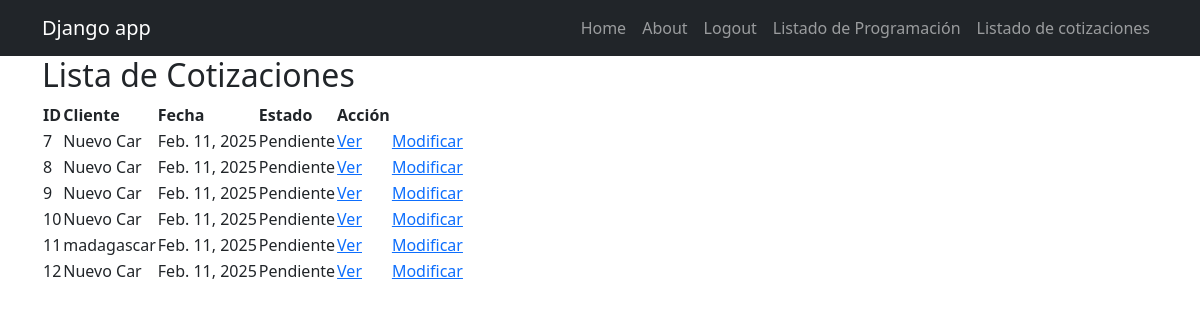
The page /cotizaciones/cotizaciones/ (signed in) on the database as committed earlier.
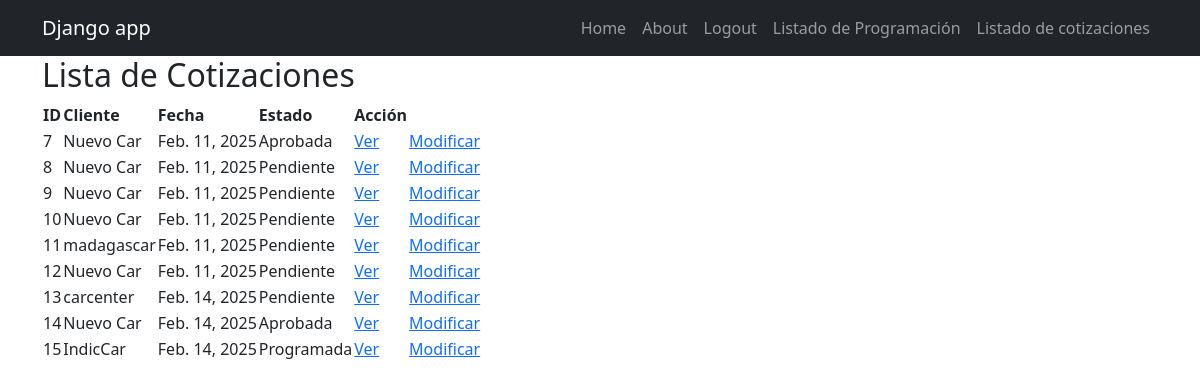
The same page on the database as committed later.
### cotizaciones/models.py (models this page shows, shortened)
class Cotizacion(models.Model):
    solicitud = models.OneToOneField('solicitudes.Solicitud', on_delete=models.CASCADE)
    numero_servicio = models.CharField(max_length=10, unique=True, help_text="Formato: XXXX-X")
    fecha_cotizacion = models.DateField(null=True, blank=True)
    tipo_servicio = models.ManyToManyField("TipoServicio")
    dias_auditoria_etapa_1 = models.DecimalField(max_digits=3, decimal_places=1, null=True, blank=True)
    dias_auditoria_etapa_2 = models.DecimalField(max_digits=3, decimal_places=1, null=True, blank=True)
    precio_neto = models.DecimalField(max_digits=10, decimal_places=2, help_text="Valor sin IVA")
    precio_iva = models.DecimalField(max_digits=10, decimal_places=2, default=Decimal("0.00"), help_text="IVA (19%)")
    precio_total = models.DecimalField(max_digits=10, decimal_places=2, default=Decimal("0.00"), help_text="Total con IVA")
    ESTADO_CHOICES = [
        ('Pendiente', 'Pendiente'),
        ('Aprobada', 'Aprobada'),
        ('Rechazada', 'Rechazada'),
        ('Programada', 'Programada'),
    ]
    estado = models.CharField(max_length=20, choices=ESTADO_CHOICES, default='Pendiente')

### solicitudes/models.py (models this page shows, shortened)
class Solicitud(models.Model):
    cliente = models.ForeignKey(Cliente, on_delete=models.CASCADE, related_name="solicitudes_solicitudes")  # Relación con el modelo Cliente
    fecha_solicitud = models.DateField(default=date.today)  # Fecha en que se crea la solicitud
    estado = models.CharField(
        max_length=20,
        choices=[
            ('Pendiente', 'Pendiente'),
            ('Aprobada', 'Aprobada'),
            ('Rechazada', 'Rechazada')
        ],
        default='Pendiente'
    )  # Estado de la solicitud

class Cliente(models.Model):
    nit = models.CharField(max_length=20, unique=True)  # Nit único
    nombre_propietario = models.CharField(max_length=100)
    nombre_establecimiento = models.CharField(max_length=100)
    representante_legal = models.CharField(max_length=100)
    cedula_ciudadania = models.CharField(max_length=20)
    ciudad = models.CharField(max_length=100)
    departamento = models.CharField(max_length=100)
    direccion = models.CharField(max_length=200)
    representante_organismo = models.CharField(max_length=100)
    cargo = models.CharField(max_length=50)
    telefono_fijo = models.CharField(max_length=20, blank=True, null=True)
    telefono_celular = models.CharField(max_length=20)
    correo_electronico = models.EmailField()
    nivel_cea = models.CharField(max_length=50, choices=NIVELES_CEA)
    cantidad_vehiculos = models.IntegerField(null=True, blank=True)
    cantidad_instructores = models.IntegerField(null=True, blank=True)
    categorias_certificar = models.ManyToManyField(Categoria, blank=True)
    certificado_conformidad = models.CharField(max_length=2, choices=CERTIFICADO_CONFORMIDAD_CHOICES, default="No")
    nombre_ente_certificador = models.CharField(max_length=100, blank=True, null=True)  # Se llena si es "Sí"
    fecha_solicitud = models.DateField(null=True, blank=True)  # Se establece solo cuando se envía la solicitud

### cotizaciones/views.py (the view)
# urls.py: path("cotizaciones/", listado_cotizaciones, name="listado_cotizaciones"),
@login_required
def listado_cotizaciones(request):
    cotizaciones = Cotizacion.objects.all()
    return render(request, "cotizaciones/listado_cotizaciones.html", {"cotizaciones": cotizaciones})

### cotizaciones/templates/cotizaciones/listado_cotizaciones.html (shortened to what this page needs)
<!DOCTYPE html>
<html lang="es">
<head>
</head>
{% extends 'layouts/base.html' %}
{% block content %}
<body>
    <h2>Lista de Cotizaciones</h2>
<table>
    <tr>
        <th>ID</th>
        <th>Cliente</th>
        <th>Fecha</th>
        <th>Estado</th>
        <th>Acción</th>
    </tr>
    {% for cotizacion in cotizaciones %}
    <tr>
        <td>{{ cotizacion.id }}</td>
        <td>{{ cotizacion.solicitud.cliente.nombre_establecimiento }}</td>
        <td>{{ cotizacion.fecha_cotizacion }}</td>
        <td>{{ cotizacion.estado }}</td>
        <td><a href="{% url 'detalle_cotizacion' cotizacion.id %}">Ver</a></td>
        <td><a href="{% url 'editar_cotizacion' cotizacion.id %}">Modificar</a></td>
    </tr>
    {% endfor %}
</table>
</body>
{% endblock %}

### myapp/templates/layouts/base.html (shortened to what this page needs)
{% load static %}
<!doctype html>
<html lang="en">
<head>
    <link rel="stylesheet" href="https://cdn.jsdelivr.net/npm/bootstrap@5.3.3/dist/css/bootstrap.min.css">
</head>
<body>
<nav class="navbar navbar-expand-lg bg-dark navbar-dark">
    <div class="container">
        <a class="navbar-brand" href="/">Django app</a>
        <div class="collapse navbar-collapse" id="navbarNavDropdown">
            <ul class="navbar-nav ms-auto">
                <li class="nav-item"><a class="nav-link" href="{% url 'index' %}">Home</a></li>
                <li class="nav-item"><a class="nav-link" href="{% url 'about' %}">About</a></li>
                {% if user.is_authenticated %}
                    <li class="nav-item"><a class="nav-link" href="{% url 'logout' %}">Logout</a></li>
                    <li class="nav-item"><a class="nav-link" href="{% url 'listado_programaciones' %}">Listado de Programación</a></li>
                    <li class="nav-item"><a class="nav-link" href="{% url 'listado_cotizaciones' %}">Listado de cotizaciones</a></li>
                {% else %}
                    <li class="nav-item"><a class="nav-link" href="{% url 'signup' %}">Sign Up</a></li>
                    <li class="nav-item"><a class="nav-link" href="{% url 'signin' %}">Sign In</a></li>
                {% endif %}
            </ul>
        </div>
    </div>
</nav>
<main class="container">
    {% block content %} {% endblock %}
</main>
</body>
</html>

Rows that differ between the two databases and show on the page:
changed Cotizacion id 7: estado "Pendiente" → "Aprobada"
added Cotizacion: id "13", solicitud.cliente.nombre_establecimiento "carcenter", fecha_cotizacion "Feb. 14, 2025", estado "Pendiente"
added Cotizacion: id "14", solicitud.cliente.nombre_establecimiento "Nuevo Car", fecha_cotizacion "Feb. 14, 2025", estado "Aprobada"
added Cotizacion: id "15", solicitud.cliente.nombre_establecimiento "IndicCar", fecha_cotizacion "Feb. 14, 2025", estado "Programada"
